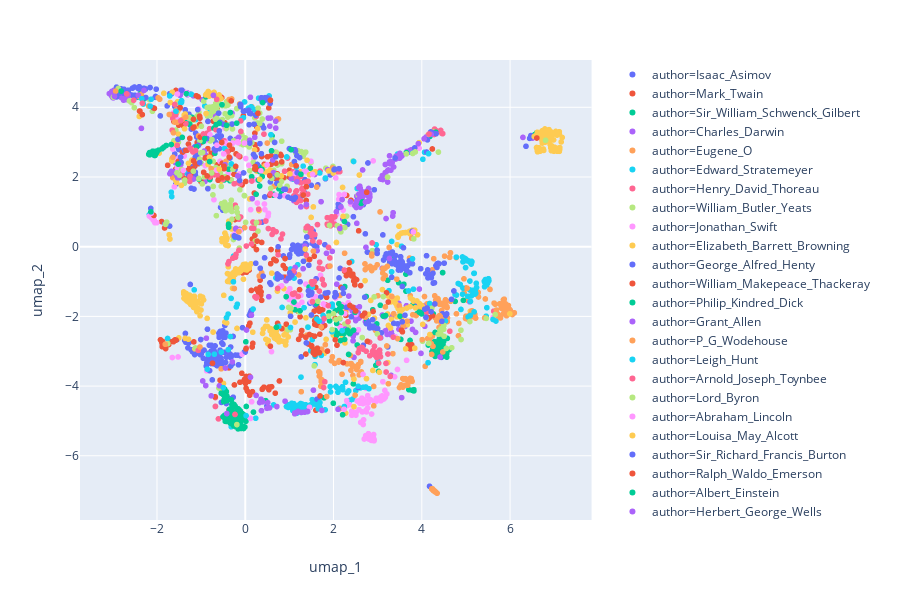

Notebook code for this chart:
### Code cell
fig = px.scatter(author_label_df, x='umap_1', y='umap_2', color='author',
                 hover_data=['work'])
fig.show()
